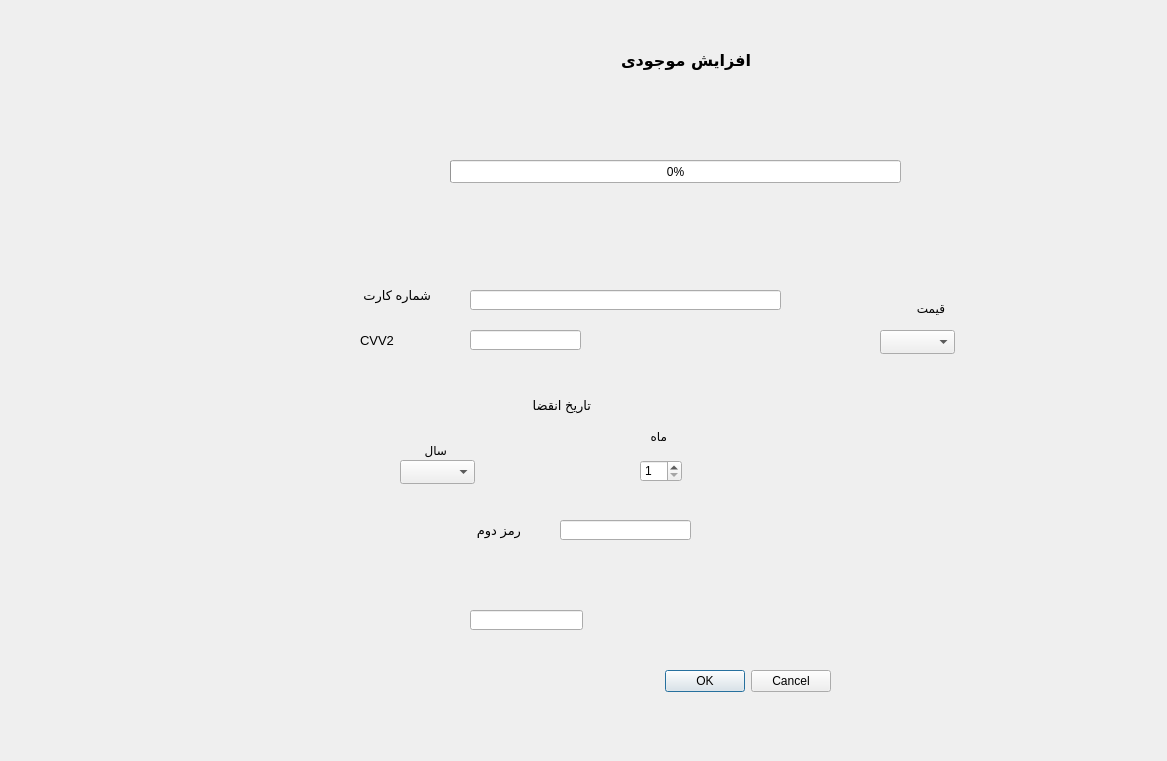
<?xml version="1.0" encoding="UTF-8"?>
<ui version="4.0">
 <class>Dialog_pardakht_for_increasing_mojodi_by_karbar</class>
 <widget class="QDialog" name="Dialog_pardakht_for_increasing_mojodi_by_karbar">
  <property name="geometry">
   <rect>
    <x>0</x>
    <y>0</y>
    <width>1167</width>
    <height>761</height>
   </rect>
  </property>
  <property name="windowTitle">
   <string>Dialog</string>
  </property>
  <widget class="QComboBox" name="comboBox">
   <property name="geometry">
    <rect>
     <x>400</x>
     <y>460</y>
     <width>75</width>
     <height>24</height>
    </rect>
   </property>
  </widget>
  <widget class="QLineEdit" name="number_of_creditcard">
   <property name="geometry">
    <rect>
     <x>470</x>
     <y>290</y>
     <width>311</width>
     <height>20</height>
    </rect>
   </property>
  </widget>
  <widget class="QLabel" name="label">
   <property name="geometry">
    <rect>
     <x>240</x>
     <y>280</y>
     <width>191</width>
     <height>31</height>
    </rect>
   </property>
   <property name="font">
    <font>
     <pointsize>10</pointsize>
    </font>
   </property>
   <property name="text">
    <string>شماره کارت</string>
   </property>
  </widget>
  <widget class="QLineEdit" name="robat">
   <property name="geometry">
    <rect>
     <x>470</x>
     <y>610</y>
     <width>113</width>
     <height>20</height>
    </rect>
   </property>
  </widget>
  <widget class="QLabel" name="label_7">
   <property name="geometry">
    <rect>
     <x>240</x>
     <y>40</y>
     <width>511</width>
     <height>41</height>
    </rect>
   </property>
   <property name="font">
    <font>
     <family>Aharoni</family>
     <pointsize>12</pointsize>
     <weight>75</weight>
     <bold>true</bold>
    </font>
   </property>
   <property name="text">
    <string>افزایش موجودی</string>
   </property>
  </widget>
  <widget class="QSpinBox" name="month">
   <property name="geometry">
    <rect>
     <x>640</x>
     <y>460</y>
     <width>42</width>
     <height>22</height>
    </rect>
   </property>
   <property name="minimum">
    <number>1</number>
   </property>
   <property name="maximum">
    <number>12</number>
   </property>
  </widget>
  <widget class="QLabel" name="label_2">
   <property name="geometry">
    <rect>
     <x>360</x>
     <y>330</y>
     <width>71</width>
     <height>21</height>
    </rect>
   </property>
   <property name="font">
    <font>
     <pointsize>10</pointsize>
    </font>
   </property>
   <property name="text">
    <string>CVV2</string>
   </property>
  </widget>
  <widget class="QLineEdit" name="CVV2">
   <property name="geometry">
    <rect>
     <x>470</x>
     <y>330</y>
     <width>111</width>
     <height>20</height>
    </rect>
   </property>
  </widget>
  <widget class="QLabel" name="label_5">
   <property name="geometry">
    <rect>
     <x>620</x>
     <y>430</y>
     <width>47</width>
     <height>13</height>
    </rect>
   </property>
   <property name="text">
    <string>ماه</string>
   </property>
  </widget>
  <widget class="QLabel" name="sure">
   <property name="geometry">
    <rect>
     <x>410</x>
     <y>550</y>
     <width>231</width>
     <height>31</height>
    </rect>
   </property>
   <property name="font">
    <font>
     <pointsize>11</pointsize>
     <weight>75</weight>
     <italic>true</italic>
     <bold>true</bold>
    </font>
   </property>
   <property name="text">
    <string/>
   </property>
   <property name="alignment">
    <set>Qt::AlignCenter</set>
   </property>
  </widget>
  <widget class="QLineEdit" name="second_password">
   <property name="geometry">
    <rect>
     <x>560</x>
     <y>520</y>
     <width>131</width>
     <height>20</height>
    </rect>
   </property>
  </widget>
  <widget class="QLabel" name="label_4">
   <property name="geometry">
    <rect>
     <x>400</x>
     <y>440</y>
     <width>47</width>
     <height>21</height>
    </rect>
   </property>
   <property name="text">
    <string>سال</string>
   </property>
  </widget>
  <widget class="QDialogButtonBox" name="buttonBox">
   <property name="geometry">
    <rect>
     <x>620</x>
     <y>670</y>
     <width>211</width>
     <height>23</height>
    </rect>
   </property>
   <property name="standardButtons">
    <set>QDialogButtonBox::Cancel|QDialogButtonBox::Ok</set>
   </property>
  </widget>
  <widget class="QLabel" name="label_3">
   <property name="geometry">
    <rect>
     <x>480</x>
     <y>390</y>
     <width>111</width>
     <height>31</height>
    </rect>
   </property>
   <property name="font">
    <font>
     <pointsize>10</pointsize>
    </font>
   </property>
   <property name="text">
    <string>تاریخ انقضا</string>
   </property>
  </widget>
  <widget class="QLabel" name="label_6">
   <property name="geometry">
    <rect>
     <x>370</x>
     <y>520</y>
     <width>151</width>
     <height>21</height>
    </rect>
   </property>
   <property name="font">
    <font>
     <pointsize>10</pointsize>
    </font>
   </property>
   <property name="text">
    <string>رمز دوم</string>
   </property>
  </widget>
  <widget class="QComboBox" name="comboBox_2_price">
   <property name="geometry">
    <rect>
     <x>880</x>
     <y>330</y>
     <width>75</width>
     <height>24</height>
    </rect>
   </property>
  </widget>
  <widget class="QLabel" name="label_8">
   <property name="geometry">
    <rect>
     <x>890</x>
     <y>300</y>
     <width>55</width>
     <height>16</height>
    </rect>
   </property>
   <property name="text">
    <string>قیمت</string>
   </property>
  </widget>
  <widget class="QProgressBar" name="progressBar">
   <property name="geometry">
    <rect>
     <x>450</x>
     <y>160</y>
     <width>451</width>
     <height>23</height>
    </rect>
   </property>
   <property name="value">
    <number>0</number>
   </property>
  </widget>
 </widget>
 <resources/>
 <connections/>
</ui>
